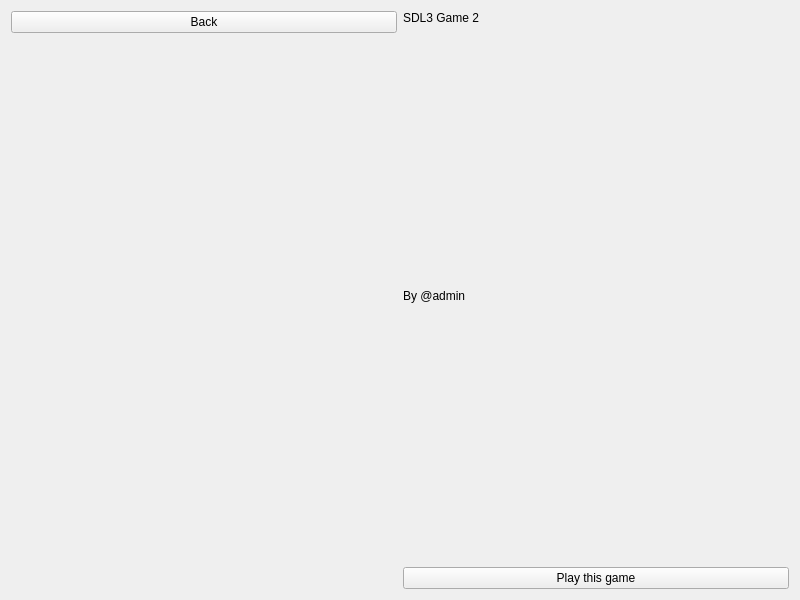
<?xml version="1.0" encoding="UTF-8"?>
<ui version="4.0">
 <class>SDL3Game2_DescWND</class>
 <widget class="QWidget" name="SDL3Game2_DescWND">
  <property name="geometry">
   <rect>
    <x>0</x>
    <y>0</y>
    <width>800</width>
    <height>600</height>
   </rect>
  </property>
  <property name="windowTitle">
   <string>SDL3 Game 2 description</string>
  </property>
  <layout class="QHBoxLayout" name="horizontalLayout_2">
   <item>
    <layout class="QVBoxLayout" name="verticalLayout">
     <item>
      <widget class="QPushButton" name="pushButton">
       <property name="text">
        <string>Back</string>
       </property>
      </widget>
     </item>
     <item>
      <widget class="QLabel" name="label">
       <property name="text">
        <string>&lt;not have preview because background is white&gt;</string>
       </property>
      </widget>
     </item>
    </layout>
   </item>
   <item>
    <layout class="QVBoxLayout" name="verticalLayout_2">
     <item>
      <widget class="QLabel" name="label_2">
       <property name="styleSheet">
        <string notr="true">font: 24pt &quot;Noto Sans&quot;;</string>
       </property>
       <property name="text">
        <string>SDL3 Game 2</string>
       </property>
       <property name="alignment">
        <set>Qt::AlignmentFlag::AlignLeading|Qt::AlignmentFlag::AlignLeft|Qt::AlignmentFlag::AlignTop</set>
       </property>
      </widget>
     </item>
     <item>
      <widget class="QLabel" name="label_3">
       <property name="text">
        <string>By @admin</string>
       </property>
       <property name="alignment">
        <set>Qt::AlignmentFlag::AlignLeading|Qt::AlignmentFlag::AlignLeft|Qt::AlignmentFlag::AlignTop</set>
       </property>
      </widget>
     </item>
     <item>
      <widget class="QPushButton" name="pushButton_2">
       <property name="text">
        <string>Play this game</string>
       </property>
       <property name="icon">
        <iconset resource="assets/common.qrc">
         <normaloff>:/playButton/qt6/play.png</normaloff>:/playButton/qt6/play.png</iconset>
       </property>
      </widget>
     </item>
    </layout>
   </item>
  </layout>
 </widget>
 <resources>
  <include location="assets/common.qrc"/>
 </resources>
 <connections/>
</ui>
